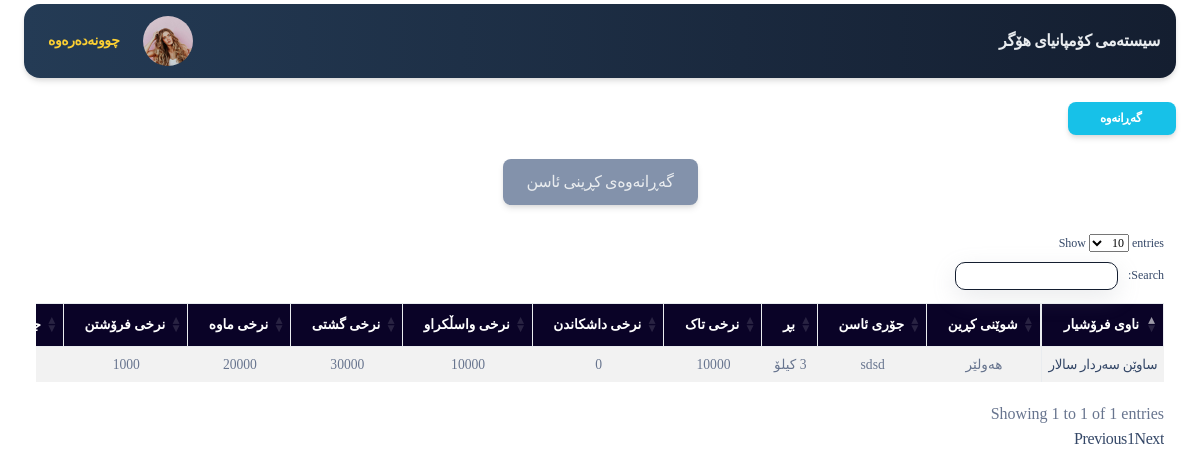
Screenshot of /app/return_buy_asn.php (signed in) with the database file from the repository.
### tables this page shows
CREATE TABLE `system` (
  `id` int(11) NOT NULL,
  `name` text NOT NULL,
  `avatar` text NOT NULL
);

CREATE TABLE `buy` (
  `id` int(11) NOT NULL,
  `invoice_id` int(11) NOT NULL DEFAULT 1,
  `dealer_id` int(11) NOT NULL,
  `cost_t` varchar(255) NOT NULL,
  `cost_co` varchar(255) NOT NULL,
  `num` varchar(255) NOT NULL,
  `type` varchar(255) NOT NULL,
  `cost_wasl` varchar(255) NOT NULL,
  `date` date NOT NULL,
  `cost_fr` varchar(255) NOT NULL,
  `discount` varchar(255) NOT NULL,
  `unit` varchar(255) NOT NULL,
  `name_product` varchar(255) NOT NULL,
  `place` varchar(255) NOT NULL,
  `percentage` varchar(255) NOT NULL,
  `driver_id` int(11) NOT NULL,
  `buy_type` enum('3alaf','helka','panel','qa3a','asn') NOT NULL DEFAULT 'helka',
  `status` int(2) NOT NULL COMMENT '1 bo kren -1 bo garanawa',
  `note` text NOT NULL
);

CREATE TABLE `dealers` (
  `id` int(11) NOT NULL,
  `name` varchar(100) NOT NULL,
  `phone` varchar(11) NOT NULL,
  `address` varchar(200) NOT NULL,
  `work_place` varchar(100) NOT NULL,
  `note` text NOT NULL,
  `currency_type` varchar(255) NOT NULL DEFAULT 'dollar'
);

### server/helper.php (called while the page is built, shortened)
<?php
include_once("conn.php");
?>
<?php
function getdata($sql) {
	global $conn;
	$get =  mysqli_query($conn,$sql);
	$result = mysqli_fetch_assoc($get);
	return $result;
}
function show($sql) {
	global $conn;
	$get =  mysqli_query($conn,$sql);
	$result=[];
	while ($row=mysqli_fetch_assoc($get)) {
		$result[]=$row;
	}
	return $result;
}

### app/return_buy_asn.php (the view, shortened to what this page needs)
<?php require_once('header.php'); ?>
<div class="container-fluid mt-4">
<a href="return_buy.php" class="btn btn-sm btn-info shadow" >
 گەڕانەوە
  </a>
</div>
<div class="container d-flex justify-content-around mt-2 flex-wrap">
    <button style="font-size:16px" class="btn text-light btn-secondary ">گەڕانەوەی کڕینی  ئاسن</button>
</div>
<div class="container-fluid mt-2">
    <div class="row m-auto">
        <div class="col-md-12">
            <div class="table-responsive">
                <table id="example" class="table  table-striped table-bordered  text-center" dir="rtl" style="zoom:85%">
                    <thead style="background-color: #0a0327;color: white">
                        <tr>
                            <th> ناوی فرۆشیار</th>
                            <th> شوێنی کڕین</th>
                            <th> جۆری ئاسن</th>
                            <th>بڕ</th>
                            <th> نرخی تاک </th>
                            <th> نرخی داشکاندن </th>
                            <th> نرخی واسڵکراو </th>
                            <th> نرخی گشتی </th>
                            <th> نرخی ماوە </th>
                            <th> نرخی فرۆشتن </th>
                            <th>جۆری دراو</th>
                        </tr>
                    </thead>
                    <tbody>
                        <?php
$buy_asn = show(" SELECT * FROM buy WHERE buy_type='asn' AND `status`='-1' ");
foreach ($buy_asn as $asn) {
  $dealer_id = $asn['dealer_id'];
  $num = $asn['num'];
  $cost_t = $asn['cost_t'];
  $cost_co = $asn['cost_co'];
  $cost_wasl = $asn['cost_wasl'];
  $type = $asn['type'];
  $cost_mawa = $cost_co-$cost_wasl;
  $place = $asn['place'];
  $cost_froshtn = $asn['cost_fr'];
  $discount = $asn['discount'];
  $unit = $asn['unit'];
  $getdealer = getdata(" SELECT * FROM dealers WHERE id='$dealer_id' ");
  $dealer_name = $getdealer['name'];
  $currency_type = $getdealer['currency_type'];
  if ($currency_type=='dollar') {
    $currency_type='دۆلار';
  }
?>
                        <tr>
                            <td><a href="dealer_detail.php?id=<?=$dealer_id;?>"><?=$dealer_name;?></a></td>
                            <td><?=$place;?></td>
                            <td><?=$type;?></td>
                            <td><?=$num;?>  <?=$unit;?></td>
                            <td><?=$cost_t;?></td>
                            <td><?=$discount;?></td>
                            <td><?=$cost_wasl;?></td>
                            <td><?=$cost_co;?></td>
                            <td><?=$cost_mawa;?></td>
                            <td><?=$cost_froshtn;?></td>
                            <td><?=$currency_type;?></td>
                        </tr>
                        <?php
}
?>
                    </tbody>
                </table>
            </div>
        </div>
    </div>
    <?php require_once('footer.php'); ?>

### app/header.php (shortened to what this page needs)
<?php
require_once('../server/helper.php') ;
  ?>
<!DOCTYPE html>
<html dir="rtl">
<head>
  <link href="../assets/css/nucleo-icons.css" rel="stylesheet" />
  <link href="../assets/css/nucleo-svg.css" rel="stylesheet" />
  <link href="../assets/font-awesome/all.css" rel="stylesheet" />
  <link href="../assets/css/nucleo-svg.css" rel="stylesheet" />
  <link id="pagestyle" href="../assets/css/soft-ui-dashboard.css?v=1.0.3" rel="stylesheet" />
  <link id="pagestyle" href="../assets/css/style.css" rel="stylesheet" />
  <link rel="stylesheet" href="../assets/css/datatables.css">
  <link rel="stylesheet" href="../assets/css/datatables.min.css">
</head>
<body class="g-sidenav-show">
<?php
if (!isset($_GET['print_type'])) {
?>
  <main class="main-content position-relative max-height-vh-100 h-100 mt-1 border-radius-lg ">
    <nav class="navbar navbar-main navbar-expand-lg px-0 mx-4 shadow bg-first border-radius-xl" id="navbarBlur" navbar-scroll="true">
      <div class="container-fluid py-1 px-3">
      <nav aria-label="breadcrumb">
        <?php $select = show(" SELECT * FROM system ");
      foreach($select as $row) {
          $name = $row['name'];
?>
          <a href="index.php" class="font-weight-bolder mb-0 text-light">  <?=$name;?> </a>
          <?php }  ?>
        </nav>
        <div class="collapse navbar-collapse" dir="ltr" id="navbar">
          <ul class="navbar-nav" dir="rtl" >
            <li class="nav-item px-3 d-flex align-items-center">
              <a href="profile.php" class="nav-link text-body p-0 ">
              <img src="../assets/img/pro/team-1.jpg" width="50" class="img-fluid rounded-circle " alt="">
              </a>
            </li>
            <li class="nav-item d-flex align-items-center">
              <a href="logout.php" class="nav-link text-body font-weight-bold px-0">
                <span class="d-sm-inline p-2 text-warning">چوونەدەرەوە</span>
              </a>
            </li>
              </ul>
        </div>
      </div>
    </nav>
    <?php } ?>

### assets/css/style.css (style rules this page uses)
* { margin: 0px; padding: 0px; font-family: 'Speda-Regular'; }
body { font-family: 'Speda-Regular'; }
table tr th { text-align-last: center !important; }
.bg-first { background: #141E30; background: -webkit-linear-gradient(to right, #243B55, #141E30); background: linear-gradient(to right, #243B55, #141E30); color: aliceblue; }
button { font-family: 'Speda-Regular'; }

### rows the page displays
system: name "سیستەمی کۆمپانیای هۆگر"
buy: dealer.name "ساوێن سەردار سالار", place "هەولێر", type "sdsd", num "3", unit "کیلۆ", cost_t "10000", discount "0", cost_wasl "10000", cost_co "30000", cost_mawa "20000", cost_fr "1000"
